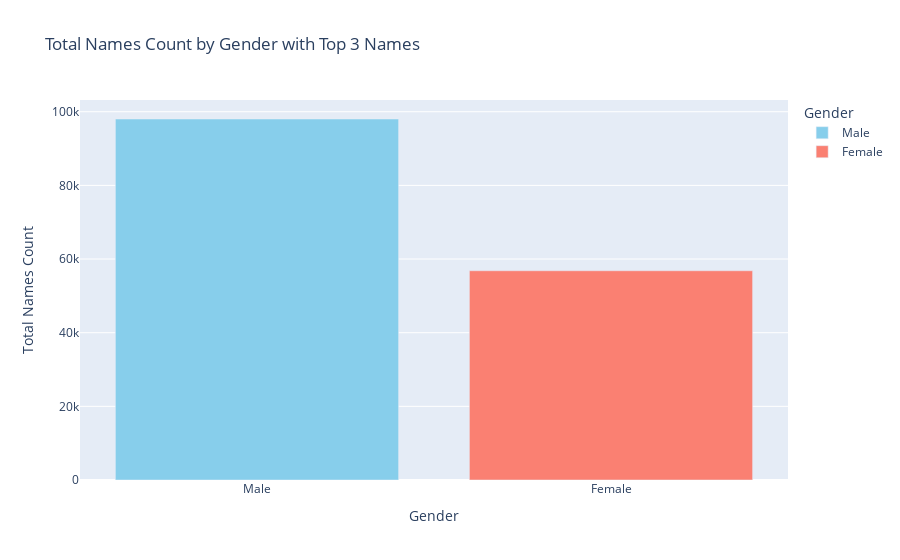

The cell this chart's notebook holds for it:
### Code cell
plot_sex_distribution_with_top_names(df_char_cleaned)

### Figure 1 — Plotly figure (JSON) as saved in the notebook; plotly's stock layout.template omitted (floating-point values rounded to 4 significant figures)
{"data": [{"hoverinfo": "text", "hovertext": ["Total count: 98027<br>Top names: John, George, Tom"], "marker": {"color": "skyblue"}, "name": "Male", "type": "bar", "x": ["Male"], "y": [98027]}, {"hoverinfo": "text", "hovertext": ["Total count: 56821<br>Top names: Sarah, Mary, Alice"], "marker": {"color": "salmon"}, "name": "Female", "type": "bar", "x": ["Female"], "y": [56821]}], "layout": {"legend": {"title": {"text": "Gender"}}, "title": {"text": "Total Names Count by Gender with Top 3 Names"}, "xaxis": {"tickangle": 0, "title": {"text": "Gender"}}, "yaxis": {"title": {"text": "Total Names Count"}}}}
